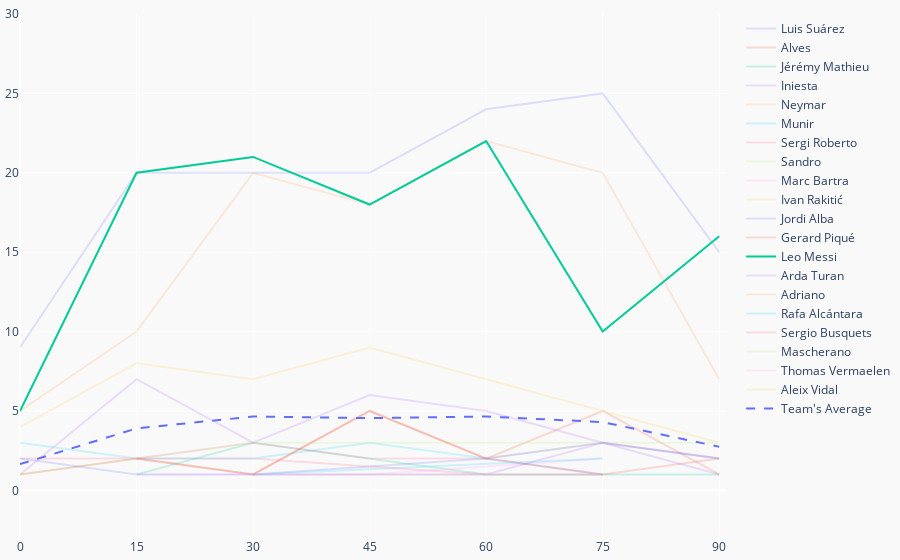

This figure's notebook cell:
### Code cell
from plotly.subplots import make_subplots
player = 'Leo Messi'
max_shots = 0
fig = make_subplots()

for p in shots.player.unique():
    player_shots = get_player_shots(p, shots)

    xy = 15 * (player_shots[['float_time', 'minutes']]/15).round()
    xy = xy.groupby(['float_time']).count()[['minutes']]

    max_shots = xy.minutes.max() if xy.minutes.max() > max_shots else max_shots
    
    fig.add_trace(
        go.Scatter(
            name=p,
            x = xy.index, 
            y = xy.minutes,
            mode='lines',
            opacity=1 if p == player else 0.2
        )
    )

# Add team's avg
xy = 15 * (shots[['float_time', 'minutes']]/15).round()
xy = xy.groupby(['float_time']).count()[['minutes']]/len(shots.player.unique())

fig.add_trace(
    go.Scatter(
        name="Team's Average",
        x = xy.index, 
        y = xy.minutes,
        line = go.scatter.Line(dash='dash'),
        marker=None,
        mode='lines'
    )
)

fig.update_xaxes(range=[0, 91])
fig.update_layout(
    #title='Shots by Quarter',
    margin=dict(l=20, r=20, t=5, b=20),
    xaxis = dict(
        tickmode = 'array',
        tickvals = xy.index.values
    ),
    height=200,
    plot_bgcolor="#F9F9F9", #COLOR_SCALE[0],
    paper_bgcolor="#F9F9F9", #COLOR_SCALE[0],
    yaxis_range=[-3,max_shots+5]
)

### Figure 1 — Plotly figure (JSON) as saved in the notebook; plotly's stock layout.template omitted (floating-point values rounded to 4 significant figures)
{"data": [{"mode": "lines", "name": "Luis Suárez", "opacity": 0.2, "type": "scatter", "x": [0, 15, 30, 45, 60, 75, 90], "y": [9, 20, 20, 20, 24, 25, 15]}, {"mode": "lines", "name": "Alves", "opacity": 0.2, "type": "scatter", "x": [15, 30, 45, 60, 75, 90], "y": [2, 1, 5, 2, 5, 1]}, {"mode": "lines", "name": "Jérémy Mathieu", "opacity": 0.2, "type": "scatter", "x": [15, 30, 60, 90], "y": [1, 3, 1, 1]}, {"mode": "lines", "name": "Iniesta", "opacity": 0.2, "type": "scatter", "x": [0, 15, 30, 45, 60, 90], "y": [1, 7, 3, 6, 5, 1]}, {"mode": "lines", "name": "Neymar", "opacity": 0.2, "type": "scatter", "x": [0, 15, 30, 45, 60, 75, 90], "y": [5, 10, 20, 18, 22, 20, 7]}, {"mode": "lines", "name": "Munir", "opacity": 0.2, "type": "scatter", "x": [0, 15, 30, 45, 60, 75, 90], "y": [3, 2, 2, 3, 2, 3, 2]}, {"mode": "lines", "name": "Sergi Roberto", "opacity": 0.2, "type": "scatter", "x": [0, 15, 30, 45, 60, 75, 90], "y": [2, 2, 3, 2, 2, 3, 2]}, {"mode": "lines", "name": "Sandro", "opacity": 0.2, "type": "scatter", "x": [0, 30, 75, 90], "y": [1, 3, 3, 3]}, {"mode": "lines", "name": "Marc Bartra", "opacity": 0.2, "type": "scatter", "x": [15, 30, 45, 75], "y": [1, 1, 1, 2]}, {"mode": "lines", "name": "Ivan Rakitić", "opacity": 0.2, "type": "scatter", "x": [0, 15, 30, 45, 60, 75, 90], "y": [4, 8, 7, 9, 7, 5, 3]}, {"mode": "lines", "name": "Jordi Alba", "opacity": 0.2, "type": "scatter", "x": [0, 15, 30, 60, 75], "y": [2, 1, 1, 2, 1]}, {"mode": "lines", "name": "Gerard Piqué", "opacity": 0.2, "type": "scatter", "x": [0, 15, 30, 45, 60, 75, 90], "y": [1, 2, 1, 5, 2, 1, 2]}, {"mode": "lines", "name": "Leo Messi", "opacity": 1, "type": "scatter", "x": [0, 15, 30, 45, 60, 75, 90], "y": [5, 20, 21, 18, 22, 10, 16]}, {"mode": "lines", "name": "Arda Turan", "opacity": 0.2, "type": "scatter", "x": [30, 45, 60, 75, 90], "y": [1, 1, 1, 3, 2]}, {"mode": "lines", "name": "Adriano", "opacity": 0.2, "type": "scatter", "x": [45], "y": [1]}, {"mode": "lines", "name": "Rafa Alcántara", "opacity": 0.2, "type": "scatter", "x": [30, 75], "y": [1, 2]}, {"mode": "lines", "name": "Sergio Busquets", "opacity": 0.2, "type": "scatter", "x": [15, 30, 60, 75], "y": [2, 2, 1, 1]}, {"mode": "lines", "name": "Mascherano", "opacity": 0.2, "type": "scatter", "x": [30, 45, 75], "y": [1, 1, 1]}, {"mode": "lines", "name": "Thomas Vermaelen", "opacity": 0.2, "type": "scatter", "x": [30, 45, 75], "y": [1, 1, 1]}, {"mode": "lines", "name": "Aleix Vidal", "opacity": 0.2, "type": "scatter", "x": [30], "y": [1]}, {"line": {"dash": "dash"}, "mode": "lines", "name": "Team's Average", "type": "scatter", "x": [0, 15, 30, 45, 60, 75, 90], "y": [1.65, 3.9, 4.65, 4.55, 4.65, 4.3, 2.75]}], "layout": {"autosize": true, "margin": {"b": 20, "l": 20, "r": 20, "t": 5}, "paper_bgcolor": "#F9F9F9", "plot_bgcolor": "#F9F9F9", "xaxis": {"anchor": "y", "domain": [0, 1], "range": [0, 91], "tickmode": "array", "tickvals": [0, 15, 30, 45, 60, 75, 90], "type": "linear"}, "yaxis": {"anchor": "x", "domain": [0, 1], "range": [-3, 30], "type": "linear"}}}
